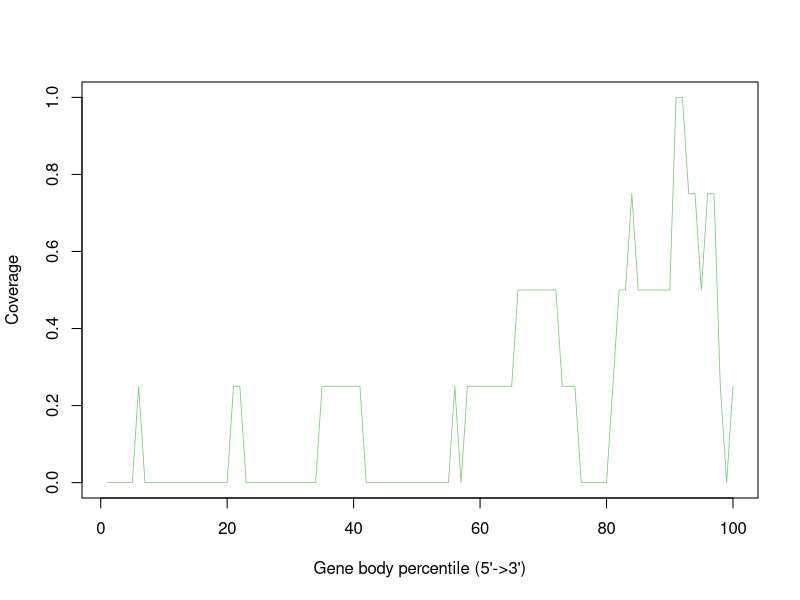

Write the R code that produced this figure.
Mmus_C57_6J_LVR_FLT_C_Rep2_M26_Aligned.sortedByCoord_sorted.out <- c(0.0,0.0,0.0,0.0,0.0,0.25,0.0,0.0,0.0,0.0,0.0,0.0,0.0,0.0,0.0,0.0,0.0,0.0,0.0,0.0,0.25,0.25,0.0,0.0,0.0,0.0,0.0,0.0,0.0,0.0,0.0,0.0,0.0,0.0,0.25,0.25,0.25,0.25,0.25,0.25,0.25,0.0,0.0,0.0,0.0,0.0,0.0,0.0,0.0,0.0,0.0,0.0,0.0,0.0,0.0,0.25,0.0,0.25,0.25,0.25,0.25,0.25,0.25,0.25,0.25,0.5,0.5,0.5,0.5,0.5,0.5,0.5,0.25,0.25,0.25,0.0,0.0,0.0,0.0,0.0,0.25,0.5,0.5,0.75,0.5,0.5,0.5,0.5,0.5,0.5,1.0,1.0,0.75,0.75,0.5,0.75,0.75,0.25,0.0,0.25)


pdf("Mmus_C57-6J_LVR_FLT_C_Rep2_M26.geneBodyCoverage.curves.pdf")
x=1:100
icolor = colorRampPalette(c("#7fc97f","#beaed4","#fdc086","#ffff99","#386cb0","#f0027f"))(1)
plot(x,Mmus_C57_6J_LVR_FLT_C_Rep2_M26_Aligned.sortedByCoord_sorted.out,type='l',xlab="Gene body percentile (5'->3')", ylab="Coverage",lwd=0.8,col=icolor[1])
dev.off()
